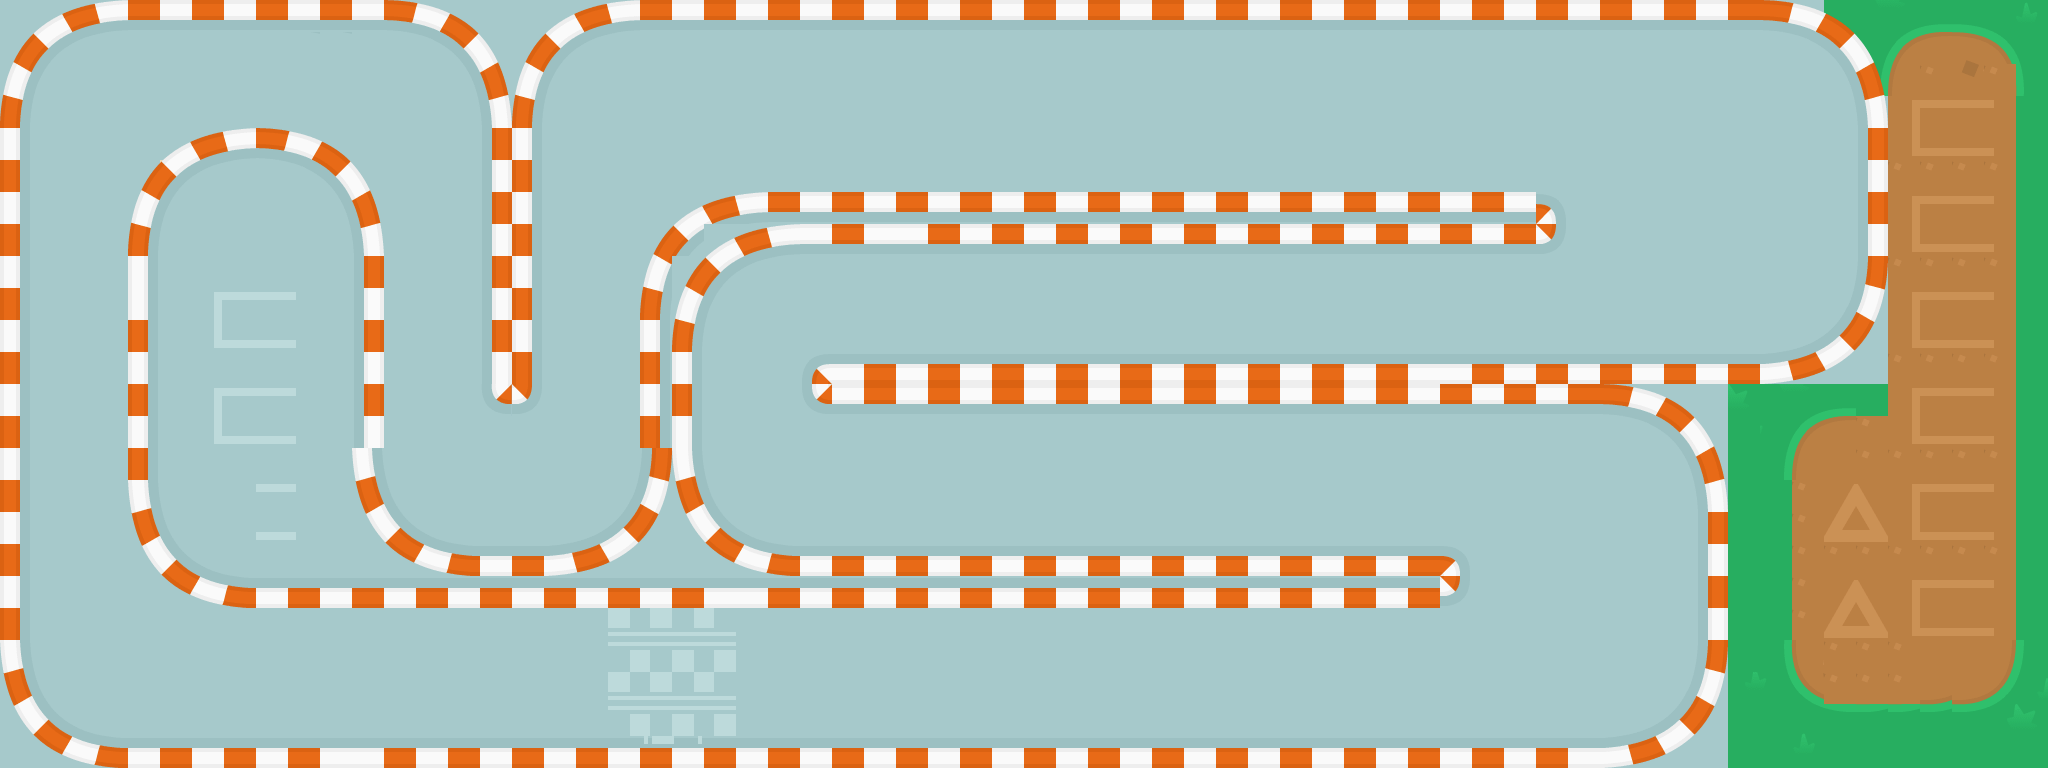

A level layout from a 2D game, rendered from its tile map. Below: a short description, then the map file with tile-grid data replaced by summaries:
An orthogonal 64x24 tile map with 32x32 px tiles, 2 tile layers (Fondo, Map), 1 hidden layer not drawn, 3 tilesets.

<map version="1.10" tiledversion="1.11.2" orientation="orthogonal" renderorder="right-down" width="64" height="24" tilewidth="32" tileheight="32" infinite="0" nextlayerid="9" nextobjectid="10">
 <tileset firstgid="1" name="tmw_desert_spacing" tilewidth="32" tileheight="32" spacing="1" margin="1" tilecount="48" columns="8">
  <image source="tmw_desert_spacing.png" width="265" height="199" />
  <wangsets>
   <wangset name="Brick" type="corner" tile="9">
    <wangcolor name="" color="#ff0000" tile="-1" probability="1" />
    <wangtile tileid="0" wangid="0,0,0,1,0,0,0,0" />
    <wangtile tileid="1" wangid="0,0,0,1,0,1,0,0" />
    <wangtile tileid="2" wangid="0,0,0,0,0,1,0,0" />
    <wangtile tileid="8" wangid="0,1,0,1,0,0,0,0" />
    <wangtile tileid="9" wangid="0,1,0,1,0,1,0,1" />
    <wangtile tileid="10" wangid="0,0,0,0,0,1,0,1" />
    <wangtile tileid="16" wangid="0,1,0,0,0,0,0,0" />
    <wangtile tileid="17" wangid="0,1,0,0,0,0,0,1" />
    <wangtile tileid="18" wangid="0,0,0,0,0,0,0,1" />
    <wangtile tileid="19" wangid="0,1,0,0,0,1,0,1" />
    <wangtile tileid="20" wangid="0,1,0,1,0,0,0,1" />
    <wangtile tileid="27" wangid="0,0,0,1,0,1,0,1" />
    <wangtile tileid="28" wangid="0,1,0,1,0,1,0,0" />
   </wangset>
   <wangset name="Marble" type="corner" tile="33">
    <wangcolor name="" color="#ff0000" tile="-1" probability="1" />
    <wangtile tileid="24" wangid="0,0,0,1,0,0,0,0" />
    <wangtile tileid="25" wangid="0,0,0,1,0,1,0,0" />
    <wangtile tileid="26" wangid="0,0,0,0,0,1,0,0" />
    <wangtile tileid="32" wangid="0,1,0,1,0,0,0,0" />
    <wangtile tileid="33" wangid="0,1,0,1,0,1,0,1" />
    <wangtile tileid="34" wangid="0,0,0,0,0,1,0,1" />
    <wangtile tileid="35" wangid="0,1,0,0,0,1,0,1" />
    <wangtile tileid="36" wangid="0,1,0,1,0,0,0,1" />
    <wangtile tileid="40" wangid="0,1,0,0,0,0,0,0" />
    <wangtile tileid="41" wangid="0,1,0,0,0,0,0,1" />
    <wangtile tileid="42" wangid="0,0,0,0,0,0,0,1" />
    <wangtile tileid="43" wangid="0,0,0,1,0,1,0,1" />
    <wangtile tileid="44" wangid="0,1,0,1,0,1,0,0" />
   </wangset>
   <wangset name="Sand" type="corner" tile="14">
    <wangcolor name="" color="#ff0000" tile="29" probability="1" />
    <wangtile tileid="3" wangid="0,1,0,0,0,1,0,1" />
    <wangtile tileid="4" wangid="0,1,0,1,0,0,0,1" />
    <wangtile tileid="5" wangid="0,0,0,1,0,0,0,0" />
    <wangtile tileid="6" wangid="0,0,0,1,0,1,0,0" />
    <wangtile tileid="7" wangid="0,0,0,0,0,1,0,0" />
    <wangtile tileid="11" wangid="0,0,0,1,0,1,0,1" />
    <wangtile tileid="12" wangid="0,1,0,1,0,1,0,0" />
    <wangtile tileid="13" wangid="0,1,0,1,0,0,0,0" />
    <wangtile tileid="14" wangid="0,1,0,1,0,1,0,1" />
    <wangtile tileid="15" wangid="0,0,0,0,0,1,0,1" />
    <wangtile tileid="21" wangid="0,1,0,0,0,0,0,0" />
    <wangtile tileid="22" wangid="0,1,0,0,0,0,0,1" />
    <wangtile tileid="23" wangid="0,0,0,0,0,0,0,1" />
   </wangset>
  </wangsets>
 </tileset>
 <tileset firstgid="49" name="MapMetadata" tilewidth="32" tileheight="32" spacing="1" margin="1" tilecount="2" columns="2">
  <image source="MapMetadata.png" width="67" height="34" />
 </tileset>
 <tileset firstgid="51" source="tiles.tsx" />
 <layer id="6" name="Fondo" width="64" height="24">
  <properties>
   <property name="Draw" type="bool" value="true" />
  </properties>
  <data>[1536 cells, 1536 non-empty, 78 distinct tile ids]</data>
 </layer>
 <layer id="1" name="Map" width="64" height="24">
  <properties>
   <property name="Draw" type="bool" value="true" />
  </properties>
  <data>[1536 cells, 1298 non-empty, 136 distinct tile ids]</data>
 </layer>
 <layer id="5" name="Collisions" width="64" height="24" visible="0">
  <properties>
   <property name="Draw" type="bool" value="false" />
  </properties>
  <data>[1536 cells, 20 non-empty, 1 distinct tile ids]</data>
 </layer>
</map>
